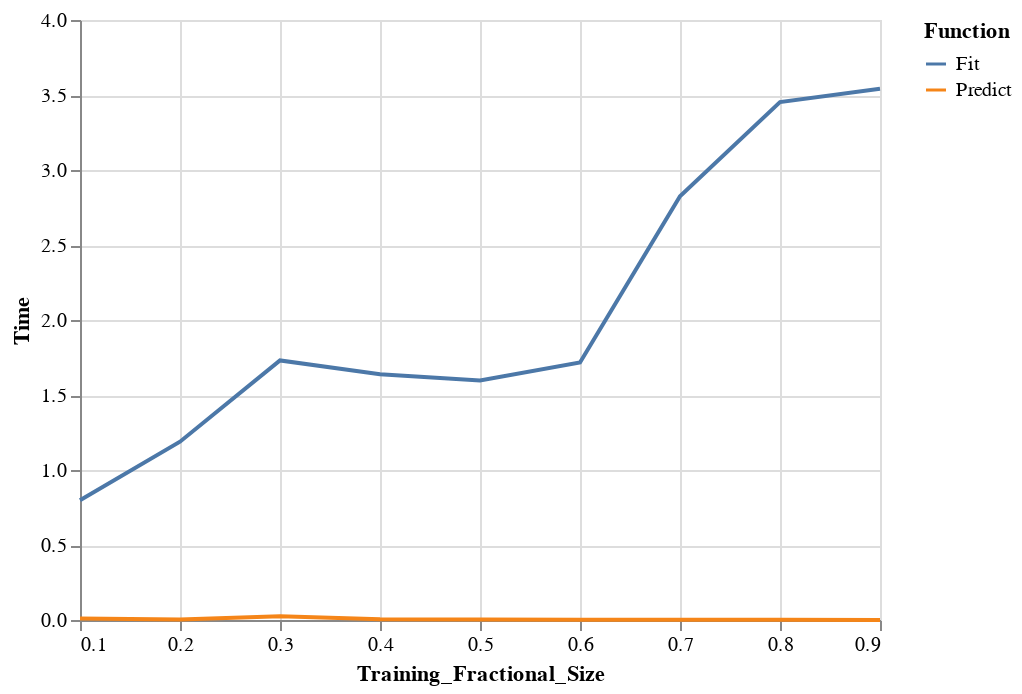

Notebook cell for this chart:
### Markdown cell above
## Plot Timing Curve

### Code cell
alt.Chart(get_timing_curve(df_dict, dataset='abalone', algorithm='ANN')).mark_line().encode(
    x='Training_Fractional_Size:Q',
    y='Time:Q',
    color='Function:N'
)

### Figure 1 — Vega-Lite specification as saved in the notebook (floating-point values rounded to 4 significant figures)
{"$schema": "https://vega.github.io/schema/vega-lite/v2.6.0.json", "config": {"background": "white", "view": {"height": 300, "width": 400}}, "data": {"name": "data-d89bb5eefc241f333e7c77aed5850789"}, "datasets": {"data-d89bb5eefc241f333e7c77aed5850789": [{"Algorithm": "ANN", "Dataset": "abalone", "Function": "Predict", "Time": 0.0007032, "Training_Fractional_Size": 0.9}, {"Algorithm": "ANN", "Dataset": "abalone", "Function": "Predict", "Time": 0.001253, "Training_Fractional_Size": 0.8}, {"Algorithm": "ANN", "Dataset": "abalone", "Function": "Predict", "Time": 0.00138, "Training_Fractional_Size": 0.7}, {"Algorithm": "ANN", "Dataset": "abalone", "Function": "Predict", "Time": 0.001919, "Training_Fractional_Size": 0.6}, {"Algorithm": "ANN", "Dataset": "abalone", "Function": "Predict", "Time": 0.002644, "Training_Fractional_Size": 0.5}, {"Algorithm": "ANN", "Dataset": "abalone", "Function": "Predict", "Time": 0.005458, "Training_Fractional_Size": 0.4}, {"Algorithm": "ANN", "Dataset": "abalone", "Function": "Predict", "Time": 0.02431, "Training_Fractional_Size": 0.3}, {"Algorithm": "ANN", "Dataset": "abalone", "Function": "Predict", "Time": 0.003949, "Training_Fractional_Size": 0.2}, {"Algorithm": "ANN", "Dataset": "abalone", "Function": "Predict", "Time": 0.009882, "Training_Fractional_Size": 0.1}, {"Algorithm": "ANN", "Dataset": "abalone", "Function": "Fit", "Time": 3.542, "Training_Fractional_Size": 0.9}, {"Algorithm": "ANN", "Dataset": "abalone", "Function": "Fit", "Time": 3.452, "Training_Fractional_Size": 0.8}, {"Algorithm": "ANN", "Dataset": "abalone", "Function": "Fit", "Time": 2.825, "Training_Fractional_Size": 0.7}, {"Algorithm": "ANN", "Dataset": "abalone", "Function": "Fit", "Time": 1.717, "Training_Fractional_Size": 0.6}, {"Algorithm": "ANN", "Dataset": "abalone", "Function": "Fit", "Time": 1.597, "Training_Fractional_Size": 0.5}, {"Algorithm": "ANN", "Dataset": "abalone", "Function": "Fit", "Time": 1.638, "Training_Fractional_Size": 0.4}, {"Algorithm": "ANN", "Dataset": "abalone", "Function": "Fit", "Time": 1.73, "Training_Fractional_Size": 0.3}, {"Algorithm": "ANN", "Dataset": "abalone", "Function": "Fit", "Time": 1.189, "Training_Fractional_Size": 0.2}, {"Algorithm": "ANN", "Dataset": "abalone", "Function": "Fit", "Time": 0.7978, "Training_Fractional_Size": 0.1}]}, "encoding": {"color": {"field": "Function", "type": "nominal"}, "x": {"field": "Training_Fractional_Size", "type": "quantitative"}, "y": {"field": "Time", "type": "quantitative"}}, "mark": "line"}
